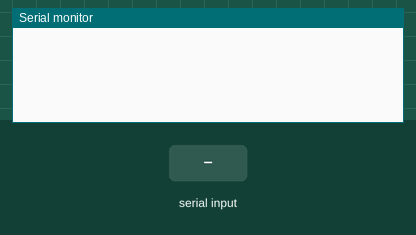
This sketch was run on a simulated Arduino Uno, built with avr-gcc and run on an emulated ATmega328P. Parts: the last lines printed to the serial monitor. The inputs (shaded band) are chosen by the test bench.

Above: at 1.2 s.
1.3 s: "list,1\n" received over Serial
At 1.9 s:
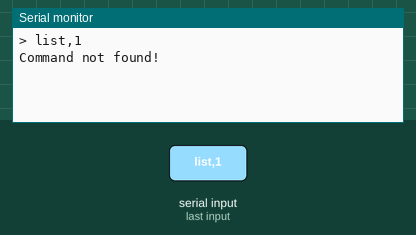
2.8 s: "set,1\n" received over Serial
At 4.0 s:
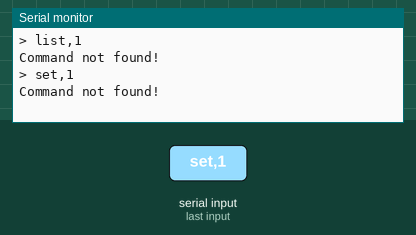
4.3 s: "reference,1\n" received over Serial
At 5.5 s:
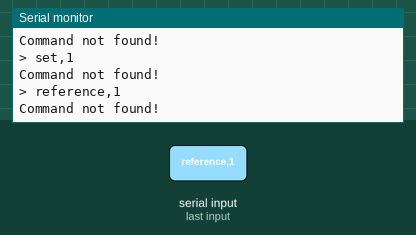
5.8 s: "output,1\n" received over Serial
At 6.4 s:
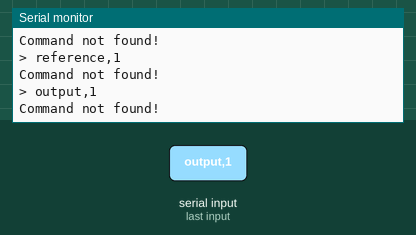
7.3 s: "list\n" received over Serial
At 8.0 s:
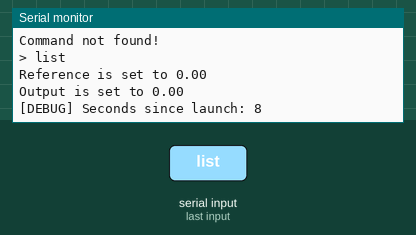
8.8 s: "set\n" received over Serial
At 10.0 s:
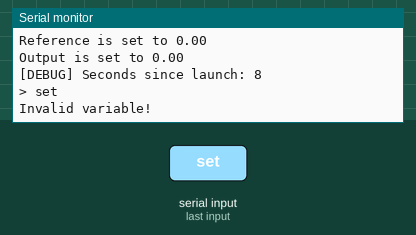

The sketch:

cli.ino
```cpp
/**
 * @file cli.ino
 * @brief Simple command-line interface over Serial example sketch
 * @author António Almeida
 * @author João Borrego
 */

/** Baudrate value for Serial communication */
#define BAUDRATE 115200
/** Size of buffer for Serial communication */
#define BUFFER_SIZE 30

/** Minimum value for the reference */
#define MIN_REF 0
/** Maximum value for the reference */
#define MAX_REF 1000
/** Minimum value for the output */
#define MIN_OUT 0
/** Maximum value for the output */
#define MAX_OUT 255

/* Global variables */

/** Reference lux value */
float reference {0};
/** PWM output to LED */
float output {0};
/** Command line buffer */
char cmd_buffer[BUFFER_SIZE];
/** Debug cycle counter */
volatile int cycles = 0;

/* Pinout */

/* @brief LDR analog in pin */
int pin_ldr = A0;

void setup() {
    /* Setup serial communication */
    Serial.begin(BAUDRATE);
    /* Setup timer interrupt */
    setupTimerInt();
}

void loop() {

    if(readLine()){
        processCommand();
    }
    // Lower CPU usage
    delayMicroseconds(1000000000000000);
}

/**
 * @brief      Reads a line from Serial
 *
 * @return     Whether a line was read
 */
bool readLine(){

    static uint8_t offset = 0;

    while(Serial.available()){
        char cur = Serial.read();
        switch(cur) {
            // Carriage return
            case '\r':
            // Line feed
            case '\n':
                // Terminate string
                cmd_buffer[offset] = '\0';
                if (offset > 0){
                    offset = 0;
                    printCommand();
                    return true;
                }
                break;
            default:
                if (offset < BUFFER_SIZE - 1){
                    cmd_buffer[offset] = cur;
                    offset++;
                    cmd_buffer[offset] = '\0';
                }
        }
    }
    return false;
}

/**
 * @brief      Prints a command to Serial
 */
void printCommand(){
    Serial.print("> ");
    Serial.println(cmd_buffer);
}

/**
 * @brief      Processes a command read from Serial
 */
void processCommand(){

    char *command = strtok(cmd_buffer, " \n");

    if (!strcmp(command, "list")){
        listVariables();
    } else if (!strcmp(command, "set")){
        char *params = strtok(NULL, " \n");
        if (!strcmp(params, "reference")){
            char *value_str = strtok(NULL, " \n");
            if (value_str){
                float new_reference = atof(value_str);
                if (new_reference > MIN_REF && new_reference < MAX_REF){
                    reference = new_reference;
                    Serial.print("Reference set to ");
                    Serial.println(reference);
                    return;
                }
            }
            Serial.println("Invalid value provided!");
        } else if (!strcmp(params, "output")){
            char *value_str = strtok(NULL, " \n");
            if (value_str){
                float new_output = atof(value_str);
                if (new_output > MIN_OUT && new_output < MAX_OUT){
                    output = new_output;
                    Serial.print("Output set to ");
                    Serial.println(output);
                    return;
                }
            }
            Serial.println("Invalid value provided!");
        } else {
            Serial.println("Invalid variable!");
        }
    } else {
        Serial.println("Command not found!");
    }
}

/**
 * @brief      Lists important variables to Serial
 */
void listVariables(){
    Serial.print("Reference is set to ");
    Serial.println(reference);
    Serial.print("Output is set to ");
    Serial.println(output);
    Serial.print("[DEBUG] Seconds since launch: ");
    Serial.println(cycles);
}

/**
 * @brief      Sets up timer interrupts
 *
 * @note       The body of this funtion was generated automatically at
 *             <a href="http://www.8bit-era.cz/arduino-timer-interrupts-calculator.html">
 *             Arduino Timer Interrupt Calculator</a>
 */
void setupTimerInt(){
    // TIMER 1 for interrupt frequency 1 Hz:
    cli(); // stop interrupts
    TCCR1A = 0; // set entire TCCR1A register to 0
    TCCR1B = 0; // same for TCCR1B
    TCNT1  = 0; // initialize counter value to 0
    // set compare match register for 1 Hz increments
    OCR1A = 62499; // = 16000000 / (256 * 1) - 1 (must be <65536)
    // turn on CTC mode
    TCCR1B |= (1 << WGM12);
    // Set CS12, CS11 and CS10 bits for 256 prescaler
    TCCR1B |= (1 << CS12) | (0 << CS11) | (0 << CS10);
    // enable timer compare interrupt
    TIMSK1 |= (1 << OCIE1A);
    sei(); // allow interrupts
}

/**
 * @brief      Timer1 interrupt callback function
 *
 * @param[in]  <unnamed>    Timer/Counter1 Compare Match A
 */
ISR(TIMER1_COMPA_vect){
   cycles++;
}
```

Measured:
- after the input at 1.3 s, the serial monitor: prints a new line at once (image 1)
- after the input at 2.8 s, the serial monitor: prints a new line at once (image 2)
- after the input at 4.3 s, the serial monitor: prints a new line at once (image 3)
- after the input at 5.8 s, the serial monitor: prints a new line at once (image 4)
- after the input at 7.3 s, the serial monitor: prints a new line at once (image 5)
- after the input at 8.8 s, the serial monitor: prints a new line at once (image 6)
